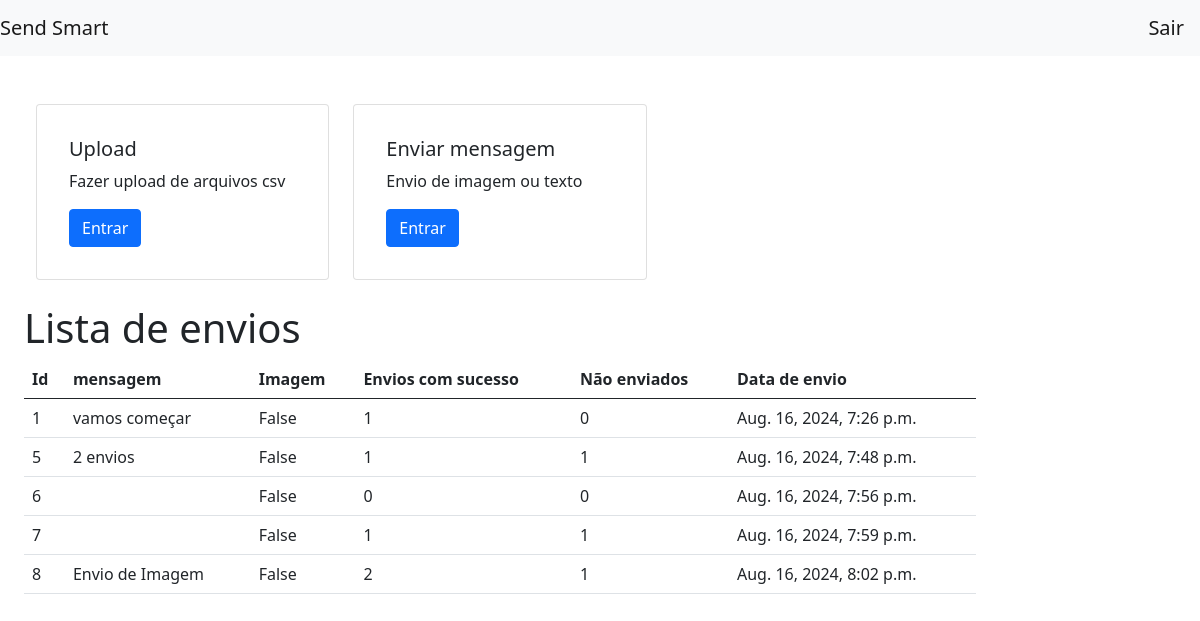
Screenshot of / (signed in) with the database file from the repository.
### mensagem/models.py (models this page shows)
class controle (models.Model):
    mensagem=models.CharField(max_length=1000)
    img=models.ImageField(default=False)
    sucesso=models.IntegerField()
    erro=models.IntegerField()
    dataEnvio=models.DateTimeField(auto_now_add=True)

### inicio/views.py (the view)
@login_required(login_url='/account/login')
def inicioView(request):
    envios=controle.objects.all()
    return render (request,'inicio/indice.html',{'envios':envios})

### inicio/templates/inicio/indice.html (shortened to what this page needs)
{%extends 'base.html' %}
{% block content%}
<div class="container mt-5 mb-3">
  <div class="row">
      <div class="col-md-4">
          <div class="card p-3 mb-2">
              <div class="card-body">
                <h5 class="card-title">Upload</h5>
                <p class="card-text">Fazer upload de arquivos csv</p>
                <a href="http://127.0.0.1:8000/upload" class="btn btn-primary">Entrar</a>
              </div>
            </div>
      </div>
      <div class="col-md-4">
          <div class="card p-3 mb-2">
            <div class="card-body">
              <h5 class="card-title">Enviar mensagem </h5>
              <p class="card-text">Envio de imagem ou texto</p>
              <a href="http://127.0.0.1:8000/contato/" class="btn btn-primary">Entrar</a>
            </div>
          </div>
      </div>
  </div>
</div>
<div>
  {%if envios%}
      <h1>Lista de envios</h1>
          <table class="table">
              <thead>
              <tr>
                  <th scope="col">Id</th>
                  <th scope="col">mensagem</th>
                  <th scope="col">Imagem</th>
                  <th scope="col">Envios com sucesso</th>
                  <th scope="col">Não enviados</th>
                  <th scope="col">Data de envio</th>
              </tr>
              </thead>
              <tbody>
              {%for envio in envios%}
              <tr>
                  <td>{{envio.pk}}</td>
                  <td>{{envio.mensagem}}</td>
                  <td>{{envio.img}}</td>
                  <td>{{envio.sucesso}}</td>
                  <td>{{envio.erro}}</td>
                  <td>{{envio.dataEnvio}}</td>
              </tr>
              {%endfor%}
              </tbody>
          </table>
  {% endif %}
</div>
{% endblock content%}

### rows the page displays
controle: pk "1", mensagem "vamos começar", img "False", sucesso "1", erro "0", dataEnvio "Aug. 16, 2024, 7:26 p.m."
controle: pk "5", mensagem "2 envios", img "False", sucesso "1", erro "1", dataEnvio "Aug. 16, 2024, 7:48 p.m."
controle: pk "6", img "False", sucesso "0", erro "0", dataEnvio "Aug. 16, 2024, 7:56 p.m."
controle: pk "7", img "False", sucesso "1", erro "1", dataEnvio "Aug. 16, 2024, 7:59 p.m."
controle: pk "8", mensagem "Envio de Imagem", img "False", sucesso "2", erro "1", dataEnvio "Aug. 16, 2024, 8:02 p.m."
